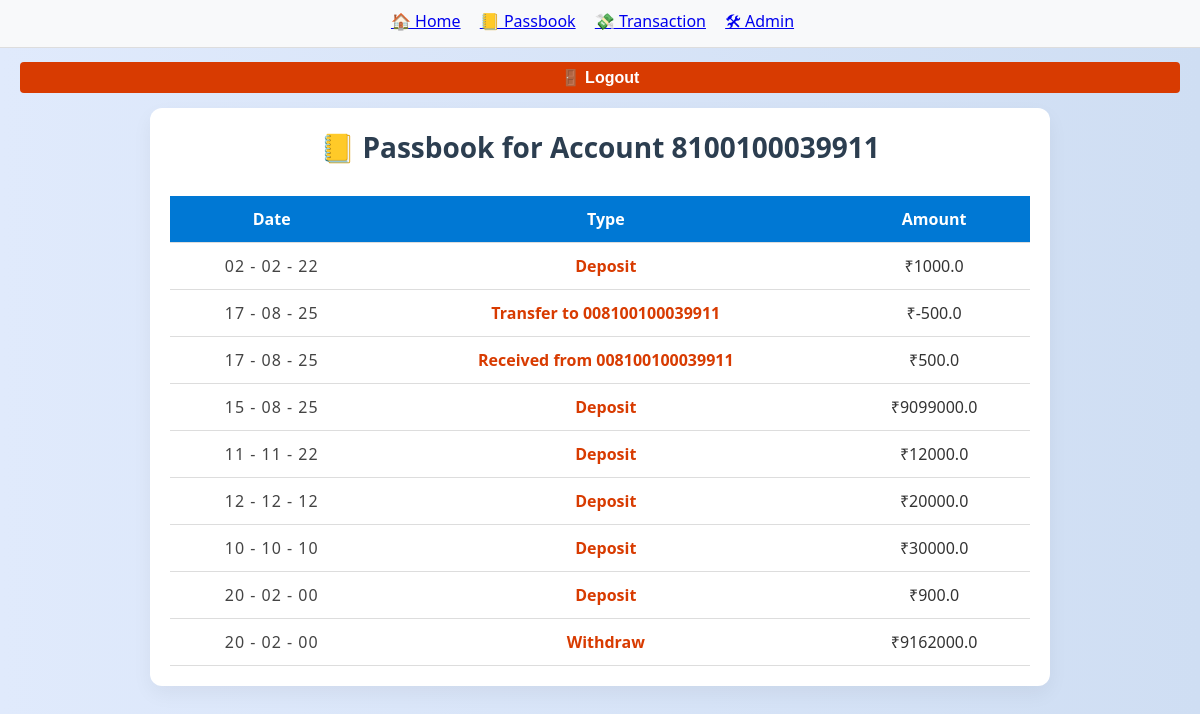
The app's page /passbook?account_no=8100100039911 (signed in) with its own data.
### tables this page shows
CREATE TABLE transactions (
        id INTEGER PRIMARY KEY AUTOINCREMENT,
        account_no INTEGER,
        type TEXT,
        amount REAL,
        timestamp TEXT, date TEXT, description TEXT,
        FOREIGN KEY(account_no) REFERENCES accounts(account_no)
    );

### app.py (the view)
@app.route('/passbook')
@login_required
def passbook():
    account_no = request.args.get('account_no', session.get('username'))
    transactions = view_passbook(account_no)
    formatted_txns = []
    for txn in transactions:
        try:
            date_obj = datetime.strptime(txn[3], "%Y-%m-%d %H:%M:%S")
        except ValueError:
            date_obj = datetime.strptime(txn[3], "%Y-%m-%d")
        formatted_txns.append(txn[:3] + (date_obj,))
    return render_template('passbook.html', transactions=formatted_txns, account_no=account_no)

### app.py (called while the page is built)
def login_required(f):
    @wraps(f)
    def decorated_function(*args, **kwargs):
        if 'username' not in session:
            flash("Please log in to continue.")
            return redirect(url_for('login'))
        return f(*args, **kwargs)
    return decorated_function

### db.py (called while the page is built)
def get_db():
    if 'db' not in g:
        g.db = sqlite3.connect(DATABASE, timeout=5, check_same_thread=False)
        g.db.row_factory = sqlite3.Row
    return g.db

### models.py (called while the page is built)
def view_passbook(account_no):
    db = get_db()
    cursor = db.cursor()
    cursor.execute("""
        SELECT account_no, amount, type, date
        FROM transactions
        WHERE account_no = ?
        ORDER BY date DESC
    """, (account_no,))
    return cursor.fetchall()

### templates/passbook.html (shortened to what this page needs)
<!DOCTYPE html>
<html lang="en">
<head>
  <link rel="stylesheet" href="{{ url_for('static', filename='style.css') }}">
</head>
<body>
  {% include '_navbar.html' %}
  <div class="passbook-container">
    <h2>📒 Passbook for Account {{ account_no }}</h2>
    <table>
      <tr><th>Date</th><th>Type</th><th>Amount</th></tr>
      {% for txn in transactions %}
      <tr>
        <td class="date-cell">{{ txn[3].strftime('%d - %m - %y') }}</td>
        <td class="{{ 'credit' if txn[2] == 'credit' else 'debit' }}">{{ txn[2].capitalize() }}</td>
        <td>₹{{ txn[1] }}</td>
      </tr>
      {% endfor %}
    </table>
  </div>
</body>
</html>

### static/style.css (style rules this page uses)
* { margin: 0; padding: 0; box-sizing: border-box; }
body { font-family: 'Segoe UI', Tahoma, Geneva, Verdana, sans-serif; background: linear-gradient(to right, #f0f4f8, #d9e2ec); color: #333; text-align: center; padding: 50px; }
h2 { font-size: 28px; margin-bottom: 30px; color: #2c3e50; }
table { width: 100%; border-collapse: collapse; margin-top: 10px; }
th, td { padding: 10px; border-bottom: 1px solid #ddd; text-align: left; }
body { font-family: 'Segoe UI', Tahoma, Geneva, Verdana, sans-serif; background: linear-gradient(to right, #e0eafc, #cfdef3); margin: 0; padding: 0; color: #333; }
h2 { text-align: center; color: #1a237e; margin-bottom: 25px; font-size: 26px; }

### templates/passbook.html (style rules this page uses)
.passbook-container { max-width: 900px; margin: 60px auto; padding: 20px; background-color: #ffffff; border-radius: 12px; box-shadow: 0 8px 20px rgba(0, 0, 0, 0.05); }
h2 { text-align: center; color: #2c3e50; margin-bottom: 30px; font-size: 28px; }
table { width: 100%; border-collapse: collapse; background-color: #fff; }
th, td { padding: 12px 16px; border-bottom: 1px solid #ddd; text-align: center; }
th { background-color: #0078d4; color: white; font-weight: 600; }
.date-cell { letter-spacing: 1px; font-weight: 500; color: #444; }
.debit { color: #d83b01; font-weight: bold; }

### records on screen
transactions: txn "02 - 02 - 22", type "Deposit", amount "1000.0"
transactions: txn "17 - 08 - 25", type "Transfer to 008100100039911", amount "-500.0"
transactions: txn "17 - 08 - 25", type "Received from 008100100039911", amount "500.0"
transactions: txn "15 - 08 - 25", type "Deposit", amount "9099000.0"
transactions: txn "11 - 11 - 22", type "Deposit", amount "12000.0"
transactions: txn "12 - 12 - 12", type "Deposit", amount "20000.0"
transactions: txn "10 - 10 - 10", type "Deposit", amount "30000.0"
transactions: txn "20 - 02 - 00", type "Deposit", amount "900.0"
transactions: txn "20 - 02 - 00", type "Withdraw", amount "9162000.0"

### other values on screen
{{ account_no }} "8100100039911"
